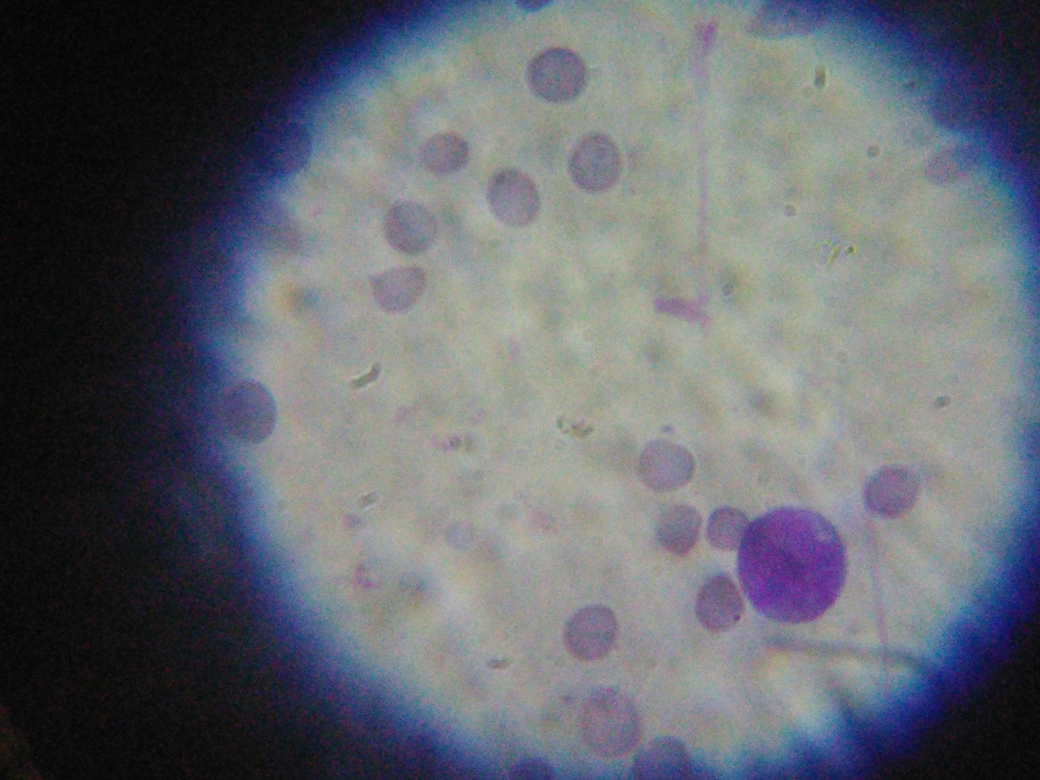
#> input picture dataSamples/ALL.jpg, 4160 x 3120 px (shown at 1/4 size)
$ python -i preprocessing.py   (imports and definitions only)
#> lines starting #> are read from the running program, lines starting #| are printed output that depends on the picture
import cv2
import tensorflow as tf

# --- OpenCV CLAHE logic wrapped in NumPy
def apply_clahe_np(image):
    image = cv2.cvtColor(image, cv2.COLOR_RGB2LAB)
#> image: shape (3120, 4160, 3); mean of channels 0, 1, 2 108.6, 129, 123.6
    l, a, b = cv2.split(image)
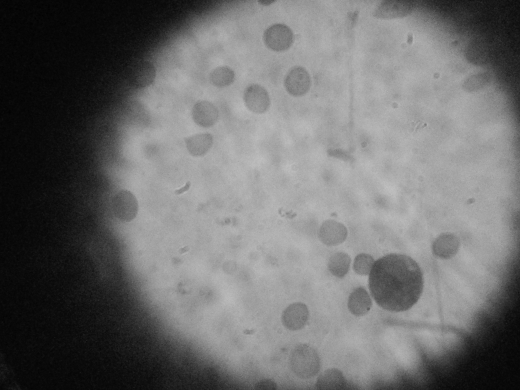
#> l: shape (3120, 4160) (shown at 1/8 size); min 0, max 213, mean 108.6
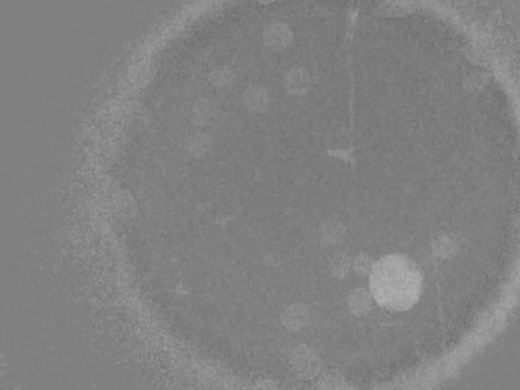
#> a: shape (3120, 4160) (shown at 1/8 size); min 103, max 181, mean 129
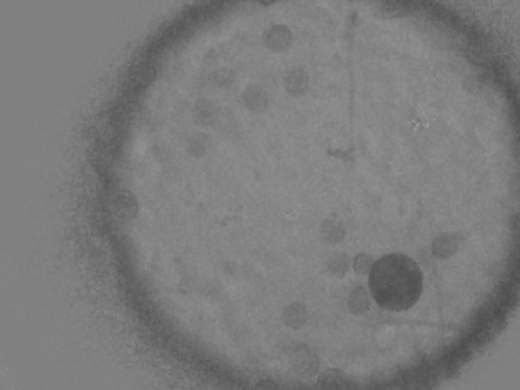
#> b: shape (3120, 4160) (shown at 1/8 size); min 71, max 165, mean 123.6
    clahe = cv2.createCLAHE(clipLimit=3.0, tileGridSize=(8, 8))
    l = clahe.apply(l)
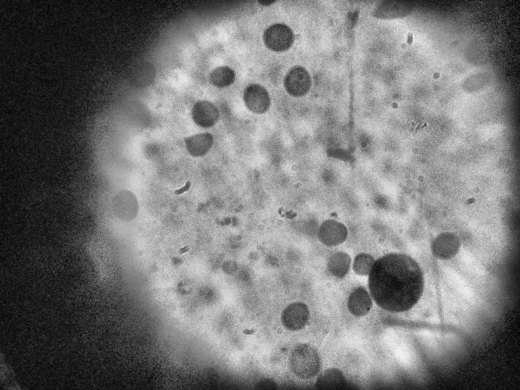
#> l: shape (3120, 4160) (shown at 1/8 size); min 0, max 250, mean 118.8
    lab = cv2.merge((l, a, b))
#> lab: shape (3120, 4160, 3); mean of channels 0, 1, 2 118.8, 129, 123.6
    return cv2.cvtColor(lab, cv2.COLOR_LAB2RGB)
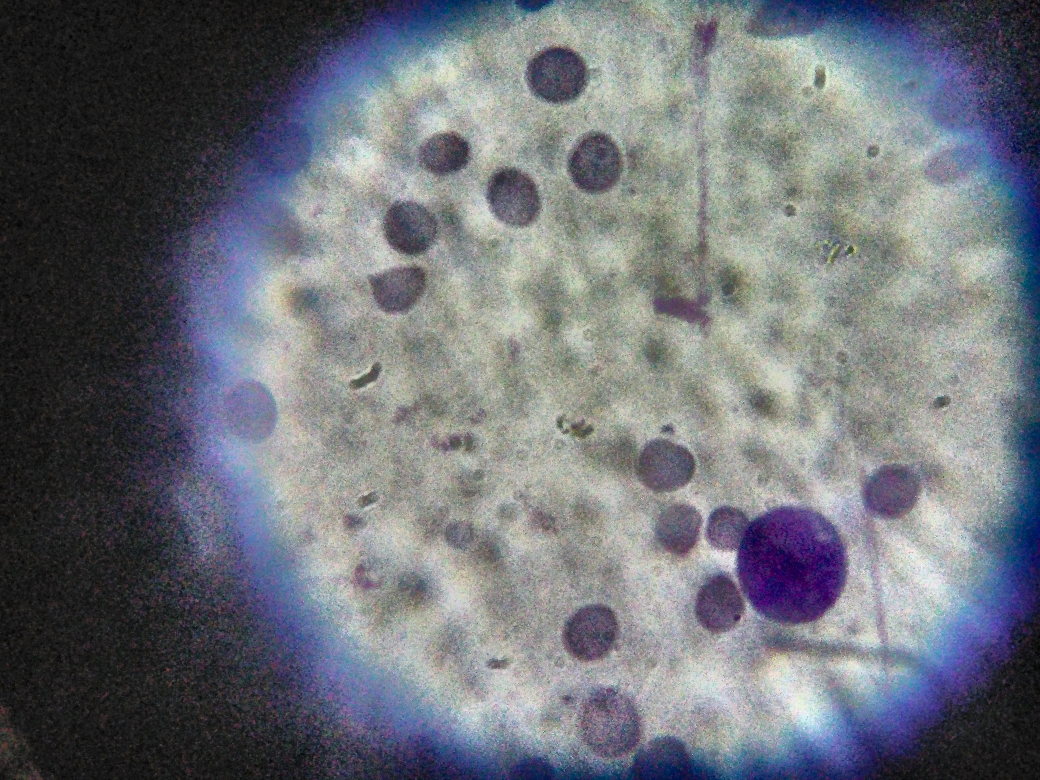
#> returned value: shape (3120, 4160, 3) (shown at 1/4 size); mean R, G, B 110.1, 113.5, 120.4

# --- TensorFlow wrapper
# [4 lines left out: function preprocess_fn, not called in this run]

>>> import cv2
>>> picture = cv2.cvtColor(cv2.imread('../dataSamples/ALL.jpg'), cv2.COLOR_BGR2RGB)
>>> result = apply_clahe_np(picture)

$ run again, on dataSamples/AML.jpg
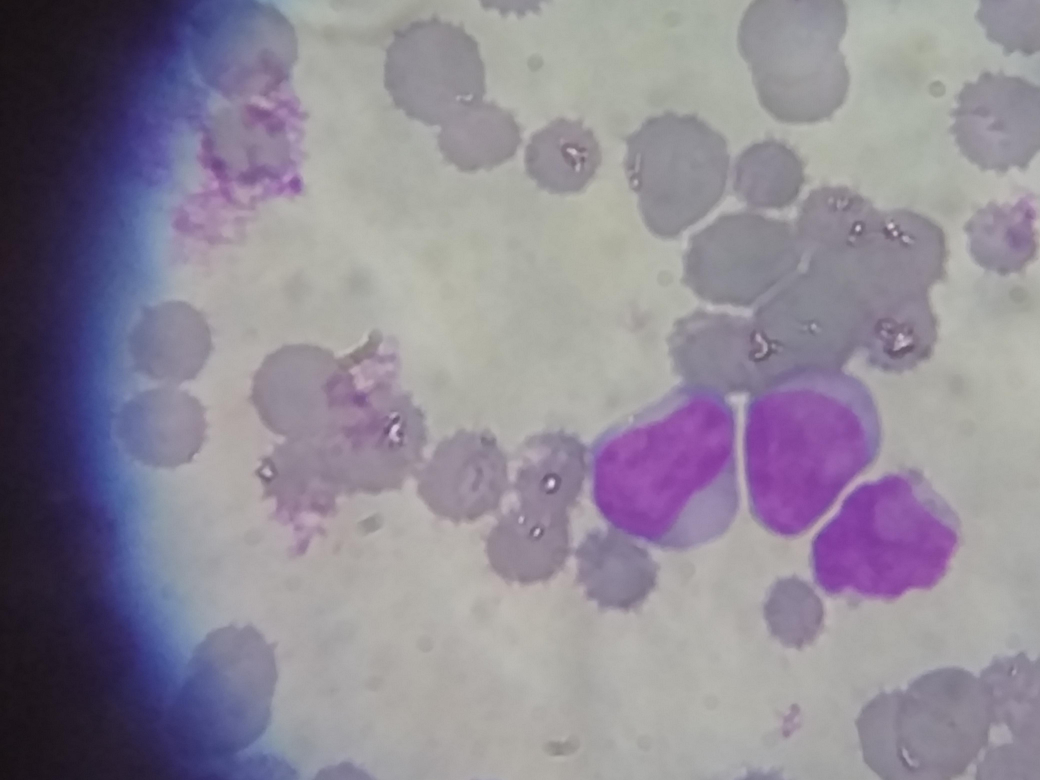
#> input picture dataSamples/AML.jpg, 4160 x 3120 px (shown at 1/4 size)
#> image: shape (3120, 4160, 3); mean of channels 0, 1, 2 146.5, 133.3, 121.8
#> in apply_clahe_np, `l, a, b = cv2.split(image)`:
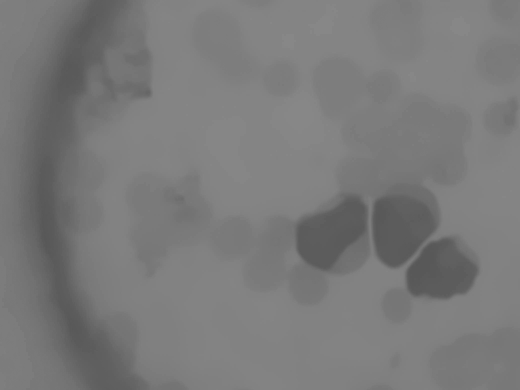
#> b: shape (3120, 4160) (shown at 1/8 size); min 85, max 136, mean 121.8
#> lab: shape (3120, 4160, 3); mean of channels 0, 1, 2 146.2, 133.3, 121.8
#> in apply_clahe_np, `return cv2.cvtColor(lab, cv2.COLOR_LAB2RGB)`:
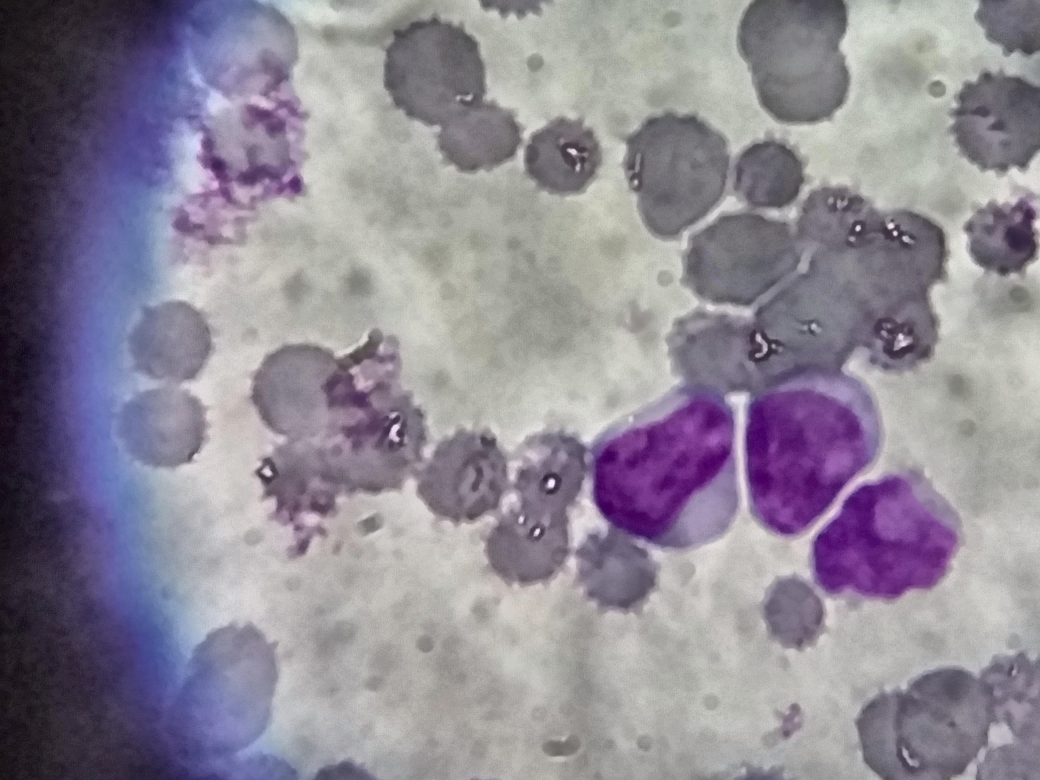
#> returned value: shape (3120, 4160, 3) (shown at 1/4 size); mean R, G, B 142.6, 136.7, 149.3

$ run again, on dataSamples/CLL.jpg
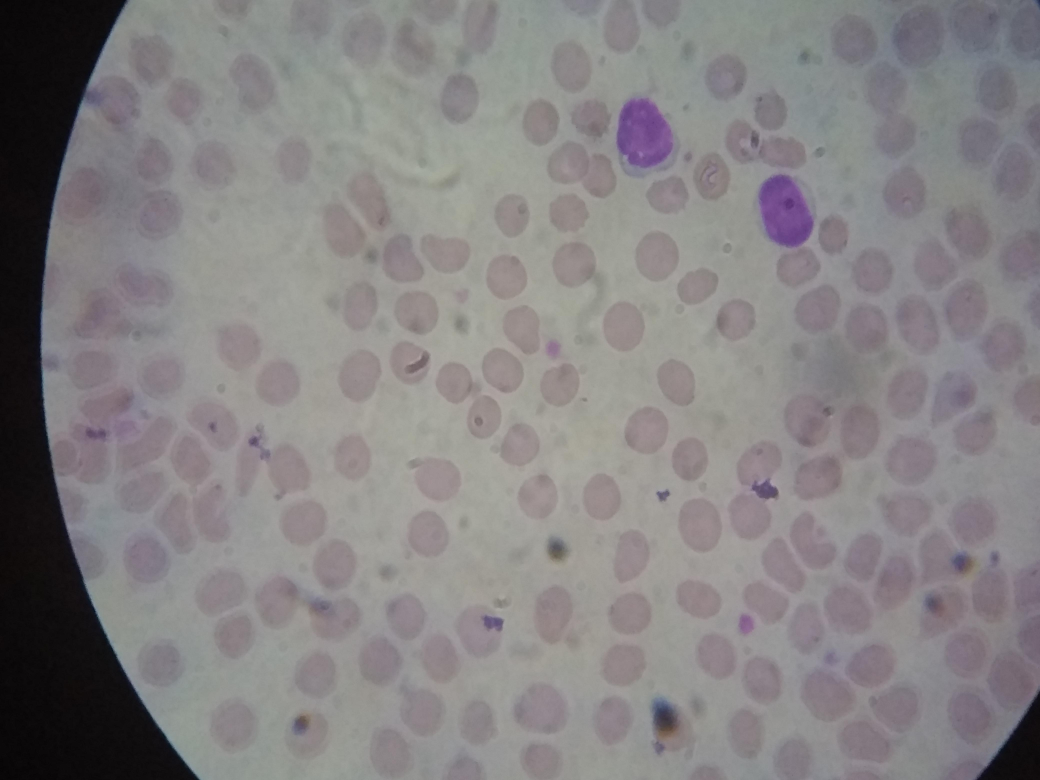
#> input picture dataSamples/CLL.jpg, 4160 x 3120 px (shown at 1/4 size)
#> image: shape (3120, 4160, 3); mean of channels 0, 1, 2 137.9, 129.5, 127.8
#> in apply_clahe_np, `l, a, b = cv2.split(image)`:
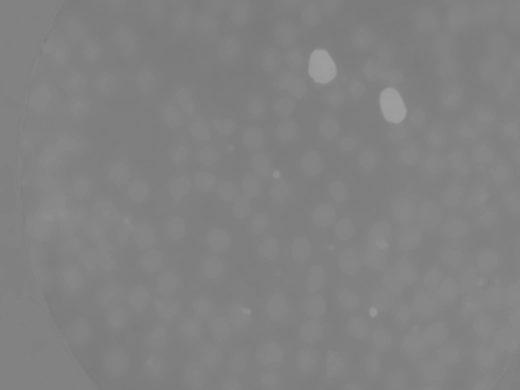
#> a: shape (3120, 4160) (shown at 1/8 size); min 120, max 160, mean 129.5
#> in apply_clahe_np, `l = clahe.apply(l)`:
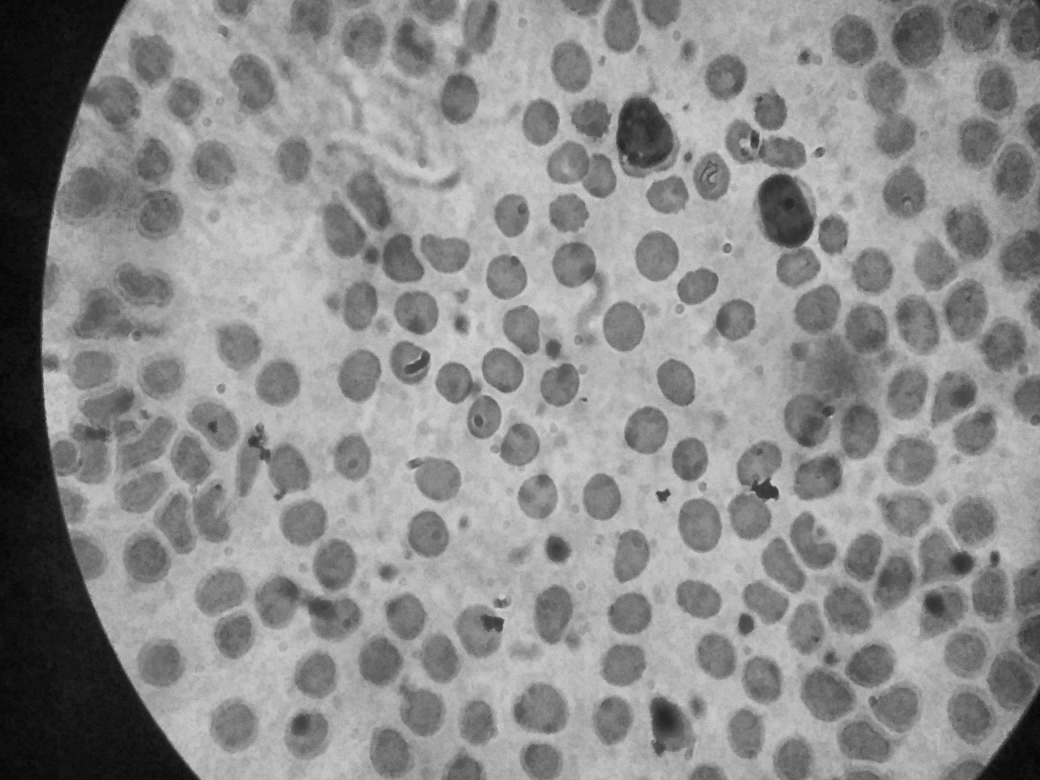
#> l: shape (3120, 4160) (shown at 1/4 size); min 2, max 211, mean 140.6
#> lab: shape (3120, 4160, 3); mean of channels 0, 1, 2 140.6, 129.5, 127.8
